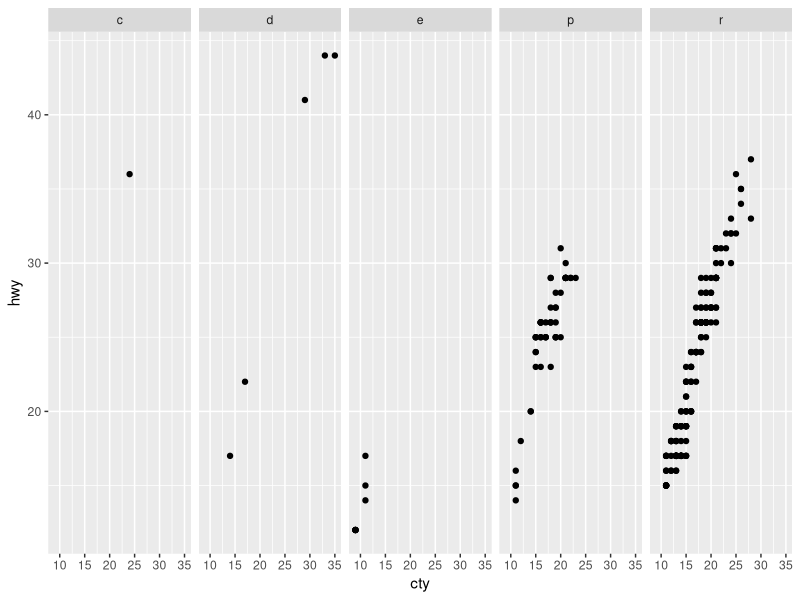
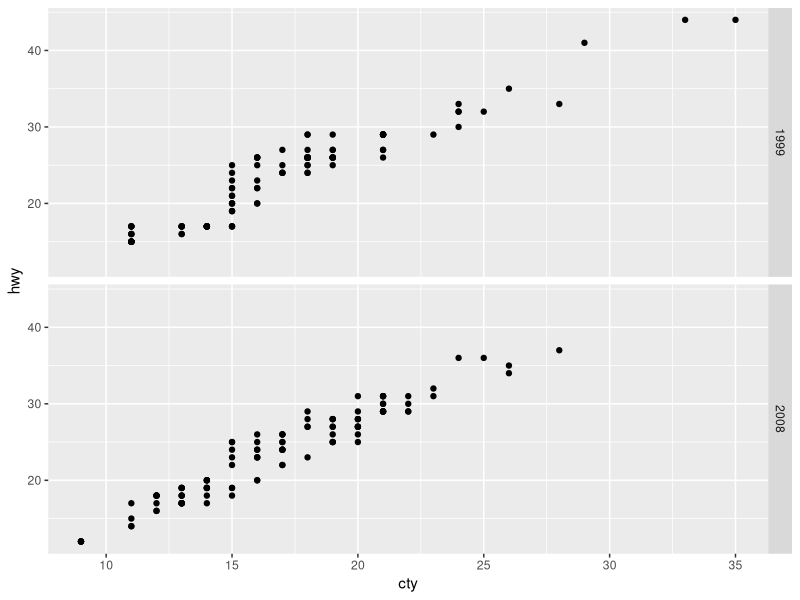
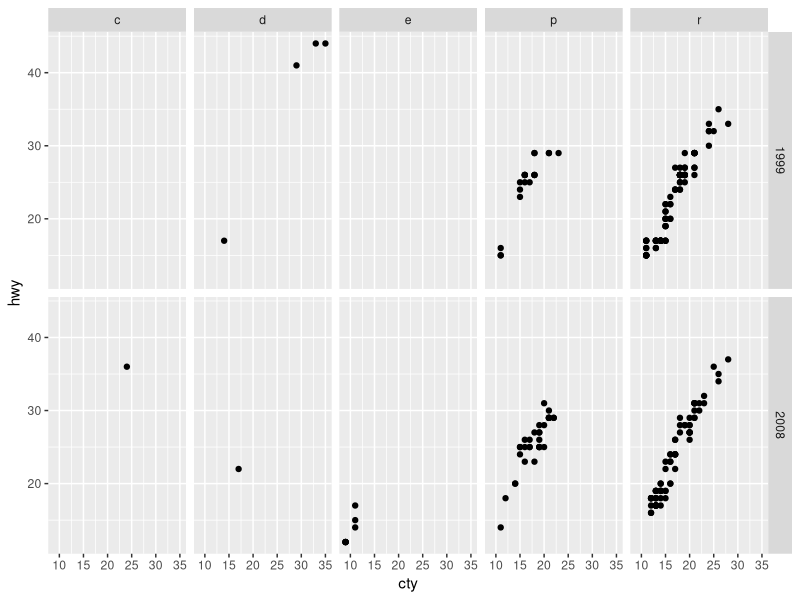
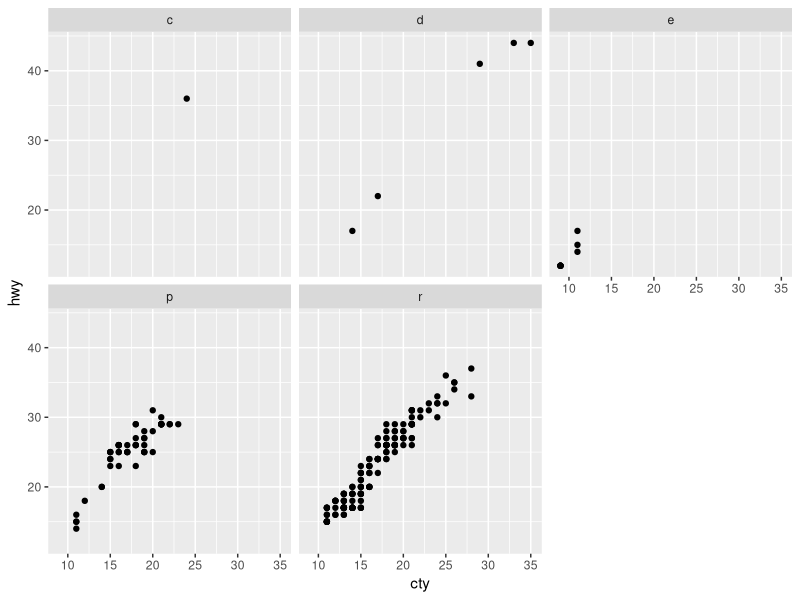

These figures' R source, in order:
## ---- chunk 1
knitr::opts_chunk$set(warning = FALSE, message = FALSE)
knitr::opts_chunk$set(fig.align = "center", out.width = "50%")
library(ggplot2)
library(dplyr)
## ---- chunk 2
t <- ggplot(mpg, aes(cty, hwy)) + geom_point()
## ---- chunk 3
t + facet_grid(cols = vars(fl))
t + facet_grid(rows = vars(year))
t + facet_grid(rows = vars(year), cols = vars(fl))
## ---- chunk 4
t + facet_wrap(vars(fl))
